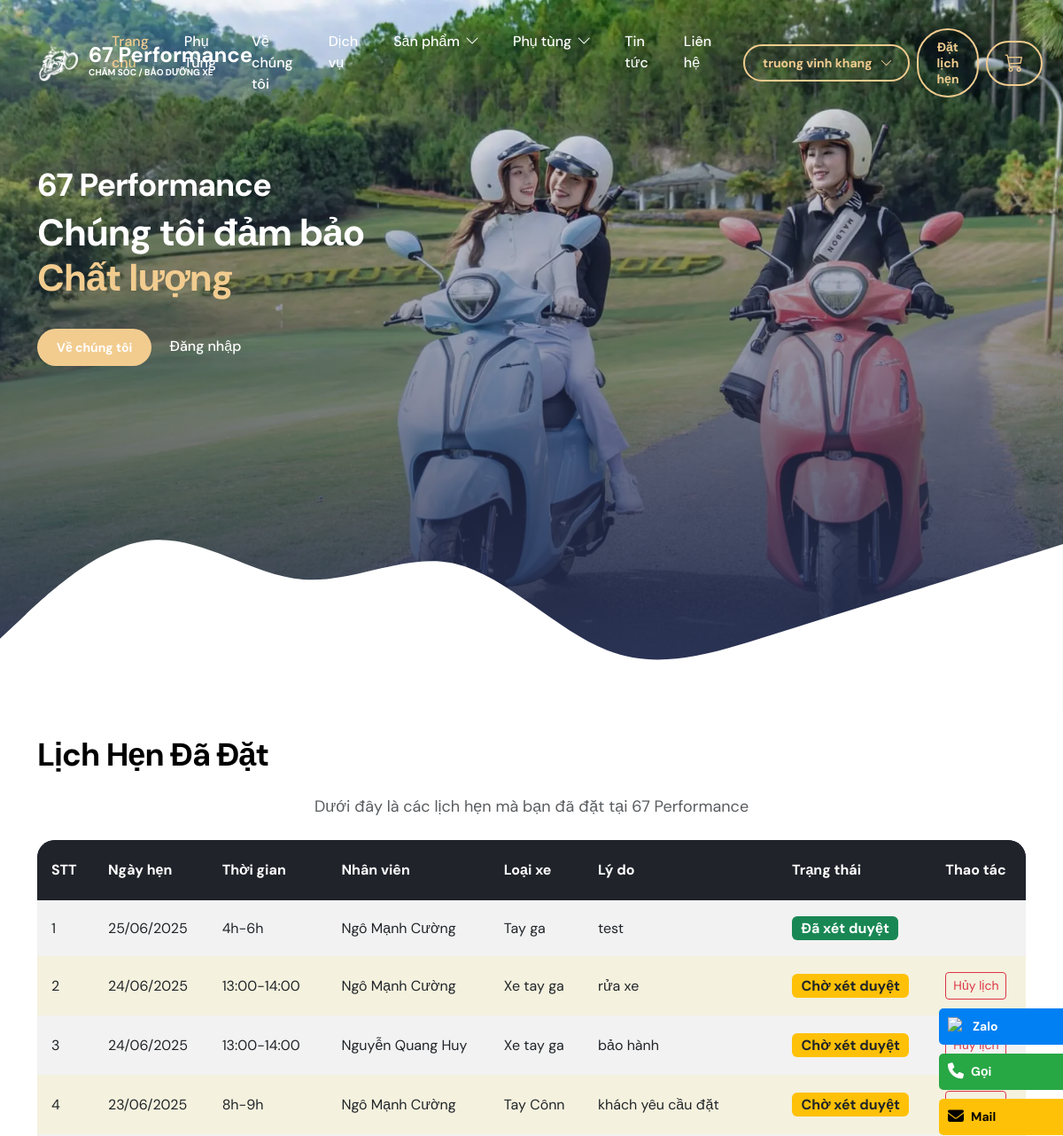
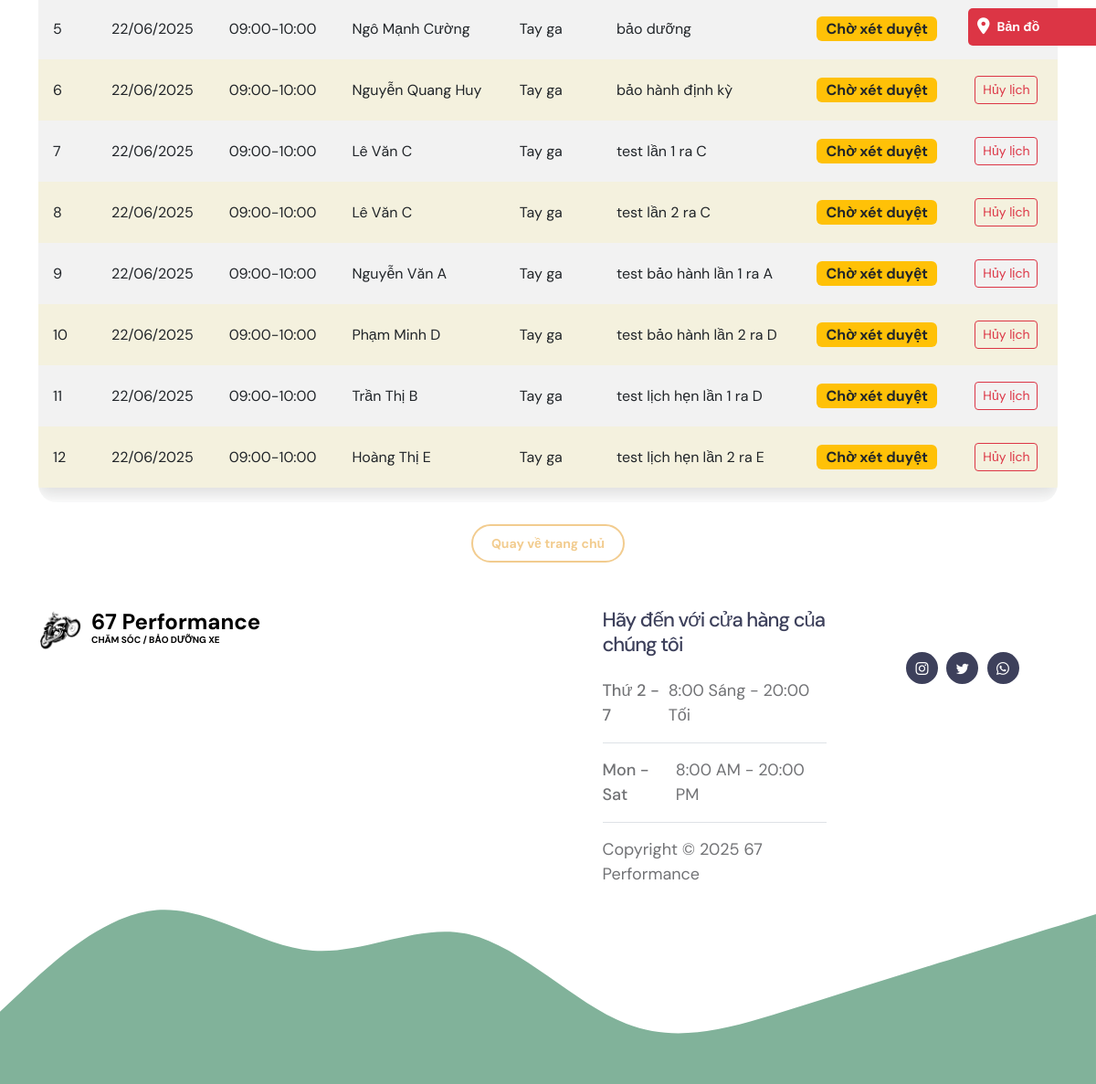
The page /User/lichhen_cuatoi.php (signed in) on the database its author committed (2 pictures, top to bottom).
### tables this page shows
CREATE TABLE `lichhen` (
  `MaLH` int(11) NOT NULL,
  `TenXe` varchar(255) NOT NULL,
  `LoaiXe` varchar(100) NOT NULL,
  `PhanKhuc` varchar(100) NOT NULL,
  `MoTaLyDo` text NOT NULL,
  `nhanvien_MaNV` int(11) NOT NULL,
  `NgayHen` date NOT NULL,
  `ThoiGianCa` varchar(255) NOT NULL,
  `PhanLoai` int(11) DEFAULT 0,
  `TrangThai` varchar(50) NOT NULL DEFAULT 'cho duyet',
  `xemay_MaXE` int(11) NOT NULL,
  `khachhang_MaKH` int(11) NOT NULL
);

CREATE TABLE `nhanvien` (
  `MaNV` int(11) NOT NULL,
  `TenNV` varchar(100) DEFAULT NULL,
  `MatKhau` varchar(100) DEFAULT NULL,
  `Email` varchar(45) DEFAULT NULL,
  `SDT` varchar(20) DEFAULT NULL,
  `lichlamviec_MaLLV` int(11) DEFAULT NULL
);

### User/model/LichHenModel.php (called while the page is built, shortened)
<?php
class LichHenModel
{
    private $conn;
    public function __construct($conn)
    {
        $this->conn = $conn;
    }
    public function getLichHenByKhachHang($makh)
    {
        $sql = "SELECT lh.*, nv.TenNV
            FROM lichhen lh
            LEFT JOIN nhanvien nv ON lh.nhanvien_MaNV = nv.MaNV
            WHERE lh.khachhang_MaKH = :makh
            ORDER BY lh.NgayHen DESC, lh.ThoiGianCa ASC";
        $stmt = $this->conn->prepare($sql);
        $stmt->execute([':makh' => $makh]);
        return $stmt->fetchAll(PDO::FETCH_ASSOC);
    }
}
?>

### User/lichhen_cuatoi.php (the view, shortened to what this page needs)
<?php
include_once './utils/ConnectDb.php';
require_once __DIR__ . '/model/LichHenModel.php';
$db = (new ConnectDb())->connect();
$makh = $_SESSION['MaKH'] ?? null;
$lichhen = [];
if ($makh) {
  $model = new LichHenModel($db);
  $lichhen = $model->getLichHenByKhachHang($makh);
}
?>
<!doctype html>
<html lang="en">
<head>
  <link href="css/bootstrap.min.css" rel="stylesheet">
  <link href="css/bootstrap-icons.css" rel="stylesheet">
  <link href="css/templatemo-tiya-golf-club.css" rel="stylesheet">
  <link rel="stylesheet" href="https://cdnjs.cloudflare.com/ajax/libs/font-awesome/6.5.0/css/all.min.css">
  <link rel="stylesheet" href="https://cdn.jsdelivr.net/npm/swiper@10/swiper-bundle.min.css">
</head>
<body>
  <main>
    <?php include('./layouts/navbar/navbar.php') ?>
    <?php include('./layouts/hero/hero.php') ?>
    <section class="section-padding">
      <div class="container">
        <h2 class="mb-4">Lịch Hẹn Đã Đặt</h2>
        <p class="text-muted text-center mb-4">Dưới đây là các lịch hẹn mà bạn đã đặt tại 67 Performance</p>
        <div class="table-responsive">
          <table class="table table-bordered table-striped align-middle schedule-table shadow">
            <thead class="table-dark">
              <tr>
                <th>STT</th>
                <th>Ngày hẹn</th>
                <th>Thời gian</th>
                <th>Nhân viên</th>
                <th>Loại xe</th>
                <th>Lý do</th>
                <th>Trạng thái</th>
                <th>Thao tác</th>
              </tr>
            </thead>
            <tbody>
              <?php if (empty($lichhen)): ?>
                <tr>
                  <td colspan="8" class="text-center">Bạn chưa có lịch hẹn nào!</td>
                </tr>
              <?php else: ?>
                <?php foreach ($lichhen as $i => $row): ?>
                  <tr>
                    <td><?= $i + 1 ?></td>
                    <td>
                      <?php
                      $ngay = isset($row['NgayHen']) ? date('d/m/Y', strtotime($row['NgayHen'])) : '';
                      echo $ngay;
                      ?>
                    </td>
                    <td><?= htmlspecialchars($row['ThoiGianCa'] ?? '') ?></td>
                    <td><?= htmlspecialchars($row['TenNV'] ?? 'Chưa phân công') ?></td>
                    <td><?= htmlspecialchars($row['LoaiXe'] ?? '-') ?></td>
                    <td><?= htmlspecialchars($row['MoTaLyDo'] ?? '-') ?></td>
                    <td>
                      <?php
                      $status = $row['TrangThai'] ?? '';
                      if ($status === 'pending' || $status === 'cho duyet') {
                        echo '<span class="badge bg-warning text-dark badge-status">Chờ xét duyệt</span>';
                      } else if ($status === 'confirmed' || $status === 'da duyet') {
                        echo '<span class="badge bg-success badge-status">Đã xét duyệt</span>';
                      } else if ($status === 'cancelled' || $status === 'huy') {
                        echo '<span class="badge bg-danger badge-status">Hủy</span>';
                      } else {
                        echo '<span class="badge bg-secondary badge-status">' . htmlspecialchars($status) . '</span>';
                      }
                      ?>
                    </td>
                    <td>
                      <?php if ($status === 'pending' || $status === 'cho duyet'): ?>
                        <form method="post" action="lichhen_cuatoi.php"
                          onsubmit="return confirm('Bạn có chắc muốn hủy lịch hẹn này không?');">
                          <button type="submit" class="btn btn-sm btn-outline-danger">Hủy lịch</button>
                        </form>
                      <?php endif; ?>
                    </td>
                  </tr>
                <?php endforeach; ?>
              <?php endif; ?>
            </tbody>
          </table>
        </div>
        <div class="text-center mt-4">
          <a href="index.php" class="btn custom-btn custom-border-btn">Quay về trang chủ</a>
        </div>
      </div>
    </section>
    <?php include('./layouts/button/button.php') ?>
  </main>
  <?php include('./layouts/footer/footer.php') ?>
</body>
</html>

### User/css/templatemo-tiya-golf-club.css (style rules this page uses)
:root { --white-color: #ffffff; --primary-color: #81B29A; --secondary-color: #3D405B; --section-bg-color: #F4F1DE; --custom-btn-bg-color: #F2CC8F; --custom-btn-bg-hover-color: #E07A5F; --dark-color: #000000; --p-color: #717275; --link-hover-color: #F2CC8F; --body-font-family: 'DM Sans', sans-serif; --h1-font-size: 42px; --h2-font-size: 36px; --h3-font-size: 28px; --h4-font-size: 24px; --h5-font-size: 22px; --h6-font-size: 20px; --p-font-size: 18px; --menu-font-size: 16px; --btn-font-size: 14px; --border-radius-large: 100px; --border-radius-medium: 20px; --border-radius-small: 10px; --font-weight-normal: 400; --font-weight-medium: 500; --font-weight-bold: 700; }
body { background-color: var(--white-color); font-family: var(--body-font-family); }
h2, h3, h4, h5, h6 { color: var(--dark-color); }
h1, h2, h3, h4, h5, h6 { font-weight: var(--font-weight-medium); letter-spacing: -1px; }
h2 { font-size: var(--h2-font-size); font-weight: var(--font-weight-bold); }
p { color: var(--p-color); font-size: var(--p-font-size); font-weight: var(--font-weight-normal); }
a, button { touch-action: manipulation; transition: all 0.3s; }
a { display: inline-block; color: var(--secondary-color); text-decoration: none; }
.section-padding { padding-top: 100px; padding-bottom: 100px; }
.custom-btn { background: var(--custom-btn-bg-color); border: 2px solid transparent; border-radius: var(--border-radius-large); color: var(--white-color); font-size: var(--btn-font-size); font-weight: var(--font-weight-bold); line-height: normal; transition: all 0.3s; padding: 10px 20px; }
.custom-border-btn { background: transparent; border: 2px solid var(--custom-btn-bg-color); color: var(--custom-btn-bg-color); }
.table-responsive { border-radius: var(--border-radius-medium); }
.table-responsive tbody, .table-responsive td, .table-responsive tfoot, .table-responsive th, .table-responsive thead, .table-responsive tr { border: 0; }
.table-responsive thead tr { background-color: var(--secondary-color); color: var(--white-color); }
.table-responsive thead th { padding: 22px 16px !important; }
.table-responsive tbody tr:nth-child(even) { background-color: var(--section-bg-color); }
.table>:not(caption)>*>* { padding: 18px 16px; }

### User/lichhen_cuatoi.php (style rules this page uses)
.section-padding { padding: 120px 0 50px 0; }
.schedule-table th, .schedule-table td { vertical-align: middle; }
.schedule-table th { background: #20232a; color: #fff; }
.schedule-table tr:nth-child(even) { background: #f4f6fb; }
.badge-status { font-size: 1em; }

### rows shown on the page
lichhen: NgayHen "25/06/2025", ThoiGianCa "4h-6h", nhanvien.TenNV "Ngô Mạnh Cường", LoaiXe "Tay ga", MoTaLyDo "test", TrangThai "Đã xét duyệt"
lichhen: NgayHen "24/06/2025", ThoiGianCa "13:00-14:00", nhanvien.TenNV "Ngô Mạnh Cường", LoaiXe "Xe tay ga", MoTaLyDo "rửa xe", TrangThai "Chờ xét duyệt"
lichhen: NgayHen "24/06/2025", ThoiGianCa "13:00-14:00", nhanvien.TenNV "Nguyễn Quang Huy", LoaiXe "Xe tay ga", MoTaLyDo "bảo hành", TrangThai "Chờ xét duyệt"
lichhen: NgayHen "23/06/2025", ThoiGianCa "8h-9h", nhanvien.TenNV "Ngô Mạnh Cường", LoaiXe "Tay Cônn", MoTaLyDo "khách yêu cầu đặt", TrangThai "Chờ xét duyệt"
lichhen: NgayHen "22/06/2025", ThoiGianCa "09:00-10:00", nhanvien.TenNV "Ngô Mạnh Cường", LoaiXe "Tay ga", MoTaLyDo "bảo dưỡng", TrangThai "Chờ xét duyệt"
lichhen: NgayHen "22/06/2025", ThoiGianCa "09:00-10:00", nhanvien.TenNV "Nguyễn Quang Huy", LoaiXe "Tay ga", MoTaLyDo "bảo hành định kỳ", TrangThai "Chờ xét duyệt"
lichhen: NgayHen "22/06/2025", ThoiGianCa "09:00-10:00", nhanvien.TenNV "Lê Văn C", LoaiXe "Tay ga", MoTaLyDo "test lần 1 ra C", TrangThai "Chờ xét duyệt"
lichhen: NgayHen "22/06/2025", ThoiGianCa "09:00-10:00", nhanvien.TenNV "Lê Văn C", LoaiXe "Tay ga", MoTaLyDo "test lần 2 ra C", TrangThai "Chờ xét duyệt"
lichhen: NgayHen "22/06/2025", ThoiGianCa "09:00-10:00", nhanvien.TenNV "Nguyễn Văn A", LoaiXe "Tay ga", MoTaLyDo "test bảo hành lần 1 ra A", TrangThai "Chờ xét duyệt"
lichhen: NgayHen "22/06/2025", ThoiGianCa "09:00-10:00", nhanvien.TenNV "Phạm Minh D", LoaiXe "Tay ga", MoTaLyDo "test bảo hành lần 2 ra D", TrangThai "Chờ xét duyệt"
lichhen: NgayHen "22/06/2025", ThoiGianCa "09:00-10:00", nhanvien.TenNV "Trần Thị B", LoaiXe "Tay ga", MoTaLyDo "test lịch hẹn lần 1 ra D", TrangThai "Chờ xét duyệt"
lichhen: NgayHen "22/06/2025", ThoiGianCa "09:00-10:00", nhanvien.TenNV "Hoàng Thị E", LoaiXe "Tay ga", MoTaLyDo "test lịch hẹn lần 2 ra E", TrangThai "Chờ xét duyệt"

### other values the page prints
$_SESSION['TenKH'] "truong vinh khang"
